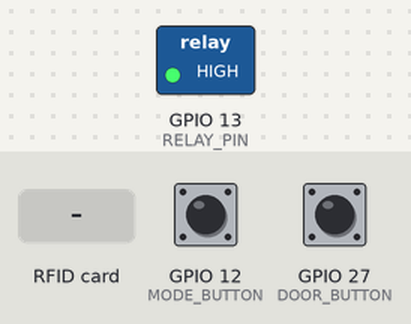
Recording of a sketch running on a simulated ESP32. On the bench: switched loads named in the sketch (green lamp = pin HIGH). Inputs (shaded band) come from the test bench; at power-on: GPIO 27 (DOOR_BUTTON) HIGH, GPIO 12 (MODE_BUTTON) HIGH. WiFi joins after 1.5 s; servers stay silent unless stated; uploads are accepted with an empty reply; the local clock reads 2024-03-15 10:24:30 at power-on unless the sketch sets it; what the sketch prints to the serial monitor is not drawn.

Above: at 3.0 s.
3.1 s: GPIO 27 (DOOR_BUTTON) pulled LOW for 0.15 s
At 4.3 s:
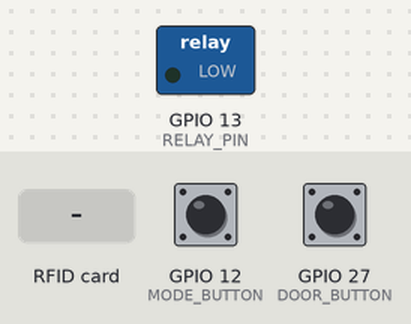
14.0 s: RFID card 7B 16 01 11 held to the reader
At 19.26 s:
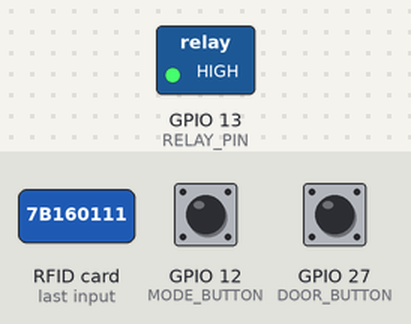
Timing chart, 0 to 19.5 s (numbered marks = the images above; inputs shaded):
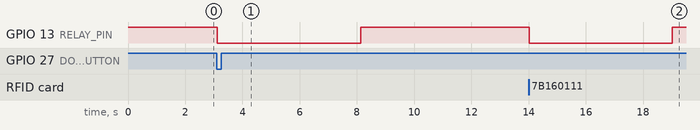

Measured:
- after the input at 3.1 s, GPIO 13 (RELAY_PIN): HIGH → LOW at once, → HIGH 5.0 s later
- after the input at 14.0 s, GPIO 13 (RELAY_PIN): HIGH → LOW at once, → HIGH 5.0 s later

The sketch:

main.ino
```cpp
#include <SPI.h>
#include <MFRC522.h>
#include <WiFi.h>
#include <HTTPClient.h>
#include <time.h>
#include "freertos/FreeRTOS.h"
#include "freertos/task.h"
#include "freertos/queue.h"

// --- HARDWARE PINS ---
// RFID 1 (GİRİŞ - Entrance)
#define SS_PIN_1    2
#define RST_PIN_1   22
// RFID 2 (ÇIKIŞ - Exit)
#define SS_PIN_2    4
#define RST_PIN_2   21
// Relay and Buttons
#define RELAY_PIN   13
#define MODE_BUTTON 12
#define DOOR_BUTTON 27 // New button for manual door open

// --- CONFIGURATION ---
// WiFi Credentials
const char* ssid = ""; // Your WiFi SSID
const char* password = ""; // Your WiFi Password

// Google Script and Sheet URLs
const char* googleScriptURL = ""; // Your Google Apps Script URL
const char* googleUIDSheetCSV = ""; // Direct CSV link to your UID list sheet

// Statically defined ADMIN card UIDs
const byte ADMIN_CARDS[][4] = {
  {0x7B, 0x69, 0xF8, 0x11},
  {0x7B, 0x16, 0x01, 0x11}
  // Add more admin card UIDs here if needed
};
const int ADMIN_COUNT = sizeof(ADMIN_CARDS) / sizeof(ADMIN_CARDS[0]);

// --- SYSTEM SETTINGS ---
#define MAX_UIDS 100 // Maximum number of UIDs to store in local cache
const unsigned long RELAY_OPEN_DURATION_MS = 5000; // How long the relay stays active (5 seconds)
const unsigned long RFID_COOLDOWN_MS = 2000;       // Prevent re-reading the same card for 2 seconds
const unsigned long BUTTON_DEBOUNCE_MS = 50;       // Debounce delay for the mode button

// --- GLOBAL VARIABLES & OBJECTS ---
MFRC522 rfid1(SS_PIN_1, RST_PIN_1);
MFRC522 rfid2(SS_PIN_2, RST_PIN_2);

// System Modes
enum Mode { DOOR_UNLOCK, UID_LEARN };
Mode currentMode = DOOR_UNLOCK;

// Local cache for authorized UIDs fetched from Google Sheets
String learnedUIDs[MAX_UIDS];
int learnedCount = 0;

// Non-blocking timer variables
unsigned long relayActivationTime = 0;
unsigned long rfid1_lastReadTime = 0;
unsigned long rfid2_lastReadTime = 0;

// FreeRTOS handles for task communication
QueueHandle_t httpQueue;
TaskHandle_t httpTaskHandle;

// --- FUNCTION PROTOTYPES ---
String getUIDString(byte *buffer, byte bufferSize);
bool compareUID(byte *u1, const byte *u2);
String getFormattedTime();

// --- HTTP POST TASK (RUNS ON CORE 0) ---
void httpPostTask(void *pvParameters) {
  Serial.println("HTTP Post Task started on Core 0.");
  char jsonPayload[256];

  for (;;) {
    if (xQueueReceive(httpQueue, &jsonPayload, portMAX_DELAY) == pdPASS) {
      if (WiFi.status() == WL_CONNECTED) {
        HTTPClient http;
        http.begin(googleScriptURL);
        http.addHeader("Content-Type", "application/json");
        http.setTimeout(15000);

        Serial.printf("[HTTP Task] Sending POST: %s\n", jsonPayload);
        int httpCode = http.POST(String(jsonPayload));

        if (httpCode > 0) {
          String response = http.getString();
          Serial.printf("[HTTP Task] Response Code: %d, Response: %s\n", httpCode, response.c_str());
        } else {
          Serial.printf("[HTTP Task] POST failed, error: %s\n", http.errorToString(httpCode).c_str());
        }
        http.end();
      } else {
        Serial.println("[HTTP Task] WiFi not connected. Skipping POST.");
      }
    }
  }
}

// --- SETUP ---
void setup() {
  pinMode(MODE_BUTTON, INPUT_PULLUP);
  pinMode(DOOR_BUTTON, INPUT_PULLUP);
  pinMode(RELAY_PIN, OUTPUT);
  digitalWrite(RELAY_PIN, HIGH);
  Serial.begin(115200);
  Serial.println("\n--- RFID Access Control System Initializing ---");

  httpQueue = xQueueCreate(10, sizeof(char) * 256);
  xTaskCreatePinnedToCore(httpPostTask, "HTTP Post Task", 10000, NULL, 1, &httpTaskHandle, 0);

  SPI.begin(18, 19, 23);
  rfid1.PCD_Init();
  rfid2.PCD_Init();
  Serial.println("RFID Readers Initialized.");

  WiFi.begin(ssid, password);
  Serial.print("Connecting to WiFi");
  while (WiFi.status() != WL_CONNECTED) {
    delay(300);
    Serial.print(".");
  }
  Serial.println("\nWiFi Connected! IP Address: " + WiFi.localIP().toString());

  configTime(3 * 3600, 0, "pool.ntp.org", "time.nist.gov");
  Serial.print("Waiting for NTP time sync");
  struct tm timeinfo;
  while (!getLocalTime(&timeinfo)) {
    Serial.print(".");
    delay(500);
  }
  Serial.println("\nNTP Time Synchronized.");

  fetchUIDsFromSheet();
}

// --- CORE LOGIC & HANDLERS ---

// *** THIS FUNCTION HAS BEEN UPDATED ***
// Fetches UIDs from the two-column CSV and parses correctly.
void fetchUIDsFromSheet() {
  learnedCount = 0;
  if (WiFi.status() != WL_CONNECTED) {
    Serial.println("Cannot fetch UIDs, WiFi not connected.");
    return;
  }

  HTTPClient http;
  Serial.println("Fetching UIDs from Google Sheet...");
  http.begin(googleUIDSheetCSV);
  http.setFollowRedirects(HTTPC_STRICT_FOLLOW_REDIRECTS);
  int httpCode = http.GET();

  if (httpCode == 200) {
    String csv = http.getString();
    int idx = 0;
    while (idx < csv.length() && learnedCount < MAX_UIDS) {
      int nl = csv.indexOf('\n', idx);
      String line = (nl > idx ? csv.substring(idx, nl) : csv.substring(idx));
      line.trim();
      idx = (nl < 0 ? csv.length() : nl + 1);

      if (line.length() > 0) {
        String uid;
        int commaIndex = line.indexOf(',');

        if (commaIndex != -1) {
          // Comma found, extract the part before it as the UID
          uid = line.substring(0, commaIndex);
        } else {
          // No comma, assume the whole line is the UID (for backward compatibility)
          uid = line;
        }
        uid.trim(); // Clean up any extra spaces

        // Add to the array if it's a valid-looking UID (and not the header)
        if (uid.length() > 1 && !uid.equalsIgnoreCase("Card UID")) {
            learnedUIDs[learnedCount++] = uid;
        }
      }
    }
    Serial.printf("Successfully fetched and parsed %d learned UIDs.\n", learnedCount);
  } else {
    Serial.println("Failed to fetch UID list. HTTP Code: " + String(httpCode));
  }
  http.end();
}

bool isLearnedUID(const String &uid) {
  for (int i = 0; i < learnedCount; i++) {
    if (uid.equalsIgnoreCase(learnedUIDs[i])) return true;
  }
  return false;
}

void activateRelay() {
  Serial.println("Access granted. Activating relay.");
  digitalWrite(RELAY_PIN, LOW);
  relayActivationTime = millis();
}

void handleRelay() {
  if (relayActivationTime > 0 && (millis() - relayActivationTime >= RELAY_OPEN_DURATION_MS)) {
    digitalWrite(RELAY_PIN, HIGH);
    relayActivationTime = 0;
    Serial.println("Relay deactivated.");
  }
}

// Non-blocking function to check for button presses
void handleButtons() {
  static unsigned long lastCheckTime = 0;
  static bool lastModeButtonState = HIGH;
  static bool lastDoorButtonState = HIGH;

  if (millis() - lastCheckTime > BUTTON_DEBOUNCE_MS) {
    // Check Mode Button
    bool currentModeButtonState = digitalRead(MODE_BUTTON);
    if (lastModeButtonState == HIGH && currentModeButtonState == LOW) {
      currentMode = (currentMode == DOOR_UNLOCK ? UID_LEARN : DOOR_UNLOCK);
      Serial.println("\n*************************************************");
      Serial.print("** MODE SWITCHED TO: ");
      Serial.println(currentMode == DOOR_UNLOCK ? "DOOR_UNLOCK **" : "UID_LEARN **");
      Serial.println("*************************************************");
      if (currentMode == DOOR_UNLOCK) {
        fetchUIDsFromSheet();
      }
    }
    lastModeButtonState = currentModeButtonState;

    // Check Manual Door Open Button
    bool currentDoorButtonState = digitalRead(DOOR_BUTTON);
    if (lastDoorButtonState == HIGH && currentDoorButtonState == LOW) {
      Serial.println("Manual door open button pressed.");
      activateRelay();

      // Send a log entry for the manual open event
      String timestamp = getFormattedTime();
      char jsonPayload[256];
      snprintf(jsonPayload, sizeof(jsonPayload),
               "{\"operation\":\"LOG\",\"location\":\"BUTTON\",\"uid\":\"N/A\",\"timestamp\":\"%s\",\"role\":\"MANUAL_OPEN\"}",
               timestamp.c_str());
      xQueueSend(httpQueue, &jsonPayload, portMAX_DELAY);
    }
    lastDoorButtonState = currentDoorButtonState;

    lastCheckTime = millis();
  }
}

void processUIDLearn(MFRC522 &reader) {
  if (!reader.PICC_IsNewCardPresent() || !reader.PICC_ReadCardSerial()) {
    return;
  }

  for (int i = 0; i < ADMIN_COUNT; i++) {
    if (compareUID(reader.uid.uidByte, ADMIN_CARDS[i])) {
      Serial.println("Admin card presented in learn mode. Ignoring.");
      reader.PICC_HaltA();
      return;
    }
  }

  String uid = getUIDString(reader.uid.uidByte, reader.uid.size);
  Serial.println("Learn Mode: Scanned UID: " + uid);

  char jsonPayload[256];
  snprintf(jsonPayload, sizeof(jsonPayload), "{\"operation\":\"LEARN\",\"uid\":\"%s\"}", uid.c_str());
  xQueueSend(httpQueue, &jsonPayload, portMAX_DELAY);

  if (!isLearnedUID(uid) && learnedCount < MAX_UIDS) {
    learnedUIDs[learnedCount++] = uid;
    Serial.println("UID added to local cache.");
  }

  reader.PICC_HaltA();
}

void processDoor(MFRC522 &reader, const char* location) {
  if (!reader.PICC_IsNewCardPresent() || !reader.PICC_ReadCardSerial()) {
    return;
  }

  String uid = getUIDString(reader.uid.uidByte, reader.uid.size);
  String role = "NONE";
  bool authorized = false;

  for (int i = 0; i < ADMIN_COUNT; i++) {
    if (compareUID(reader.uid.uidByte, ADMIN_CARDS[i])) {
      role = "ADMIN";
      authorized = true;
      break;
    }
  }

  if (!authorized && isLearnedUID(uid)) {
    role = "GUEST";
    authorized = true;
  }

  Serial.printf("Location: %s | Scanned UID: %s | Role: %s | Access: %s\n",
                location, uid.c_str(), role.c_str(), authorized ? "GRANTED" : "DENIED");

  String timestamp = getFormattedTime();
  char jsonPayload[256];
  snprintf(jsonPayload, sizeof(jsonPayload),
           "{\"operation\":\"LOG\",\"location\":\"%s\",\"uid\":\"%s\",\"timestamp\":\"%s\",\"role\":\"%s\"}",
           location, uid.c_str(), timestamp.c_str(), role.c_str());
  xQueueSend(httpQueue, &jsonPayload, portMAX_DELAY);

  if (authorized) {
    activateRelay();
  }

  reader.PICC_HaltA();
}

// --- MAIN LOOP (RUNS ON CORE 1) ---
void loop() {
  handleButtons(); // Combined handler for both buttons
  handleRelay();

  unsigned long currentTime = millis();

  if (currentMode == UID_LEARN) {
    if (currentTime - rfid1_lastReadTime > RFID_COOLDOWN_MS) {
      processUIDLearn(rfid1);
      rfid1_lastReadTime = currentTime;
    }
    if (currentTime - rfid2_lastReadTime > RFID_COOLDOWN_MS) {
      processUIDLearn(rfid2);
      rfid2_lastReadTime = currentTime;
    }
  } else { // DOOR_UNLOCK mode
    if (currentTime - rfid1_lastReadTime > RFID_COOLDOWN_MS) {
      processDoor(rfid1, "GIRIS");
      rfid1_lastReadTime = currentTime;
    }
    if (currentTime - rfid2_lastReadTime > RFID_COOLDOWN_MS) {
      processDoor(rfid2, "CIKIS");
      rfid2_lastReadTime = currentTime;
    }
  }
}

// --- UTILITY FUNCTIONS ---
String getUIDString(byte *buffer, byte bufferSize) {
  String uid = "";
  for (byte i = 0; i < bufferSize; i++) {
    if (buffer[i] < 0x10) {
      uid += "0";
    }
    uid += String(buffer[i], HEX);
    if (i < bufferSize - 1) {
      uid += ":";
    }
  }
  uid.toUpperCase();
  return uid;
}

bool compareUID(byte *u1, const byte *u2) {
  for (byte i = 0; i < 4; i++) {
    if (u1[i] != u2[i]) return false;
  }
  return true;
}

String getFormattedTime() {
  struct tm timeinfo;
  if (!getLocalTime(&timeinfo)) {
    return "Time not synced";
  }
  char buf[20];
  strftime(buf, sizeof(buf), "%Y-%m-%d %H:%M:%S", &timeinfo);
  return String(buf);
}
```
